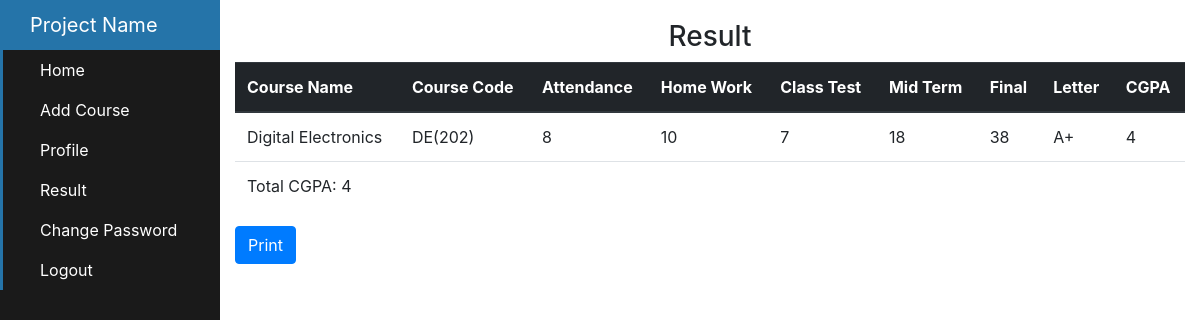
/result.php (signed in), run on the app's committed database.
### tables this page shows
CREATE TABLE IF NOT EXISTS `marks_distribution` (
  `id` int(11) NOT NULL AUTO_INCREMENT,
  `student_id` int(11) NOT NULL,
  `course_id` int(11) NOT NULL,
  `class_attendacne` int(11) NOT NULL DEFAULT 0,
  `home_work` int(11) NOT NULL DEFAULT 0,
  `class_test` int(11) NOT NULL DEFAULT 0,
  `mid_term` int(11) NOT NULL DEFAULT 0,
  `final` int(11) NOT NULL DEFAULT 0,
  `published` int(11) NOT NULL,
  PRIMARY KEY (`id`)
);

CREATE TABLE IF NOT EXISTS `course` (
  `id` int(11) NOT NULL AUTO_INCREMENT,
  `name` varchar(30) NOT NULL,
  `code` varchar(10) NOT NULL,
  `semester` int(11) NOT NULL,
  `avail` int(11) NOT NULL,
  PRIMARY KEY (`id`)
);

### result.php (the view, shortened to what this page needs)
<?php
    include_once('libs/conn.php');
?>
<!DOCTYPE html>
<html lang="en">
<head>
    <link href="//maxcdn.bootstrapcdn.com/bootstrap/4.1.1/css/bootstrap.min.css" rel="stylesheet" id="bootstrap-css">
</head>
<body>
<div class="sidebar-container">
  <div class="sidebar-logo">
    Project Name
  </div>
  <?php include_once('side_bar.php');?>
</div>
<div class="content-container">
  <div class="container-fluid">
  <h3 id = "t_tile">Result</h3>
    <?php
    $student_id = $_SESSION['std_id'];
    $retrive = "SELECT course.name as c_name, course.code as c_code, marks_distribution.class_attendacne as attendance, marks_distribution.home_work as home_work, marks_distribution.class_test as class_test, marks_distribution.mid_term as mid_term, marks_distribution.final as final_marks FROM `marks_distribution` JOIN course on course.id = marks_distribution.course_id WHERE student_id = '$student_id' AND published = 1";
    $result = mysqli_query($conn,$retrive);
    $rowCount = 0;
    $total_CGPA = 0;
    ?>
    <table id="t_table" class="table" >
            <thead class="thead-dark">
                <tr>
                <th scope="col">Course Name</th>
                <th scope="col">Course Code</th>
                <th scope="col">Attendance</th>
                <th scope="col">Home Work</th>
                <th scope="col">Class Test</th>
                <th scope="col">Mid Term</th>
                <th scope="col">Final</th>
                <th scope="col">Letter</th>
                <th scope="col">CGPA</th>
                </tr>
            </thead>
            <tbody>
                <?php
                            while($row = mysqli_fetch_array($result)){
                                    $total_marks = $row['attendance']+$row['home_work']+$row['class_test']+$row['mid_term']+$row['final_marks'];
                                    $letter = "";
                                    $grade = "";
                                    $rowCount++;
                                    if($total_marks>=80){
                                      $letter = "A+";
                                      $grade = 4.00;
                                      $total_CGPA+=$grade;
                                    }else if($total_marks>=75 && $total_marks<80){
                                      $letter = "A";
                                      $grade = 3.75;
                                      $total_CGPA+=$grade;
                                    }else if($total_marks>=70 && $total_marks<75){
                                      $letter = "A-";
                                      $grade = 3.50;
                                      $total_CGPA+=$grade;
                                    }else if($total_marks>=65 && $total_marks<70){
                                      $letter = "B+";
                                      $grade = 3.25;
                                      $total_CGPA+=$grade;
                                    }else if($total_marks>=60 && $total_marks<65){
                                      $letter = "B";
                                      $grade = 3.00;
                                      $total_CGPA+=$grade;
                                    }else if($total_marks>=55 && $total_marks<60){
                                      $letter = "B-";
                                      $grade = 2.75;
                                      $total_CGPA+=$grade;
                                    }else if($total_marks>=50 && $total_marks<55){
                                      $letter = "C+";
                                      $grade = 2.50;
                                      $total_CGPA+=$grade;
                                    }else if($total_marks>=45 && $total_marks<50){
                                      $letter = "C";
                                      $grade = 2.25;
                                      $total_CGPA+=$grade;
                                    }else if($total_marks>=40 && $total_marks<45){
                                      $letter = "D";
                                      $grade = 2.00;
                                      $total_CGPA+=$grade;
                                    }else if($total_marks<40){
                                      $letter = "F";
                                      $grade = 0.00;
                                    }
                                ?>
                            <tr>
                                <td><?php echo $row['c_name']?></td>
                                <td><?php echo $row['c_code']?></td>
                                <td><?php echo $row['attendance']?></td>
                                <td><?php echo $row['home_work']?></td>
                                <td><?php echo $row['class_test']?></td>
                                <td><?php echo $row['mid_term']?></td>
                                <td><?php echo $row['final_marks']?></td>
                                <td><?php echo $letter;?></td>
                                <td><?php echo round($grade,2);?></td>
                                </tr>
                        <?php
                    }
                    ?>
                            <tr>
                                  <td colspan="9">Total CGPA: <?php echo round($total_CGPA/$rowCount,2); ?></td>
                                </tr>
            </tbody>
        </table>
        <div>
        <button class="btn btn-primary" onclick="window.print()">Print</button>
        </div>
  </div>
</div>
</body>
</html>

### result.php (style rules this page uses)
#t_tile { text-align: center; }
.sidebar-container { position: fixed; width: 220px; height: 100%; left: 0; overflow-x: hidden; overflow-y: auto; background: #1a1a1a; color: #fff; }
.content-container { padding-top: 20px; }
.sidebar-logo { padding: 10px 15px 10px 30px; font-size: 20px; background-color: #2574A9; }
.content-container { padding-left: 220px; }

### data on the page
marks_distribution: course.name "Digital Electronics", course.code "DE(202)", class_attendacne "8", home_work "10", class_test "7", mid_term "18", final "38", letter "A+", grade "4"

### other printed values
$total_CGPA/$rowCount "4"
